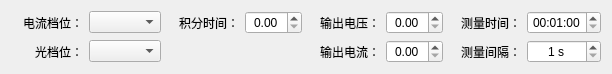
<?xml version="1.0" encoding="UTF-8"?>
<ui version="4.0">
 <class>HTrendTestSetWidget</class>
 <widget class="QWidget" name="HTrendTestSetWidget">
  <property name="geometry">
   <rect>
    <x>0</x>
    <y>0</y>
    <width>609</width>
    <height>64</height>
   </rect>
  </property>
  <property name="windowTitle">
   <string>Form</string>
  </property>
  <layout class="QGridLayout" name="gridLayout">
   <item row="0" column="0">
    <widget class="QLabel" name="label_009">
     <property name="minimumSize">
      <size>
       <width>72</width>
       <height>0</height>
      </size>
     </property>
     <property name="text">
      <string>电流档位：</string>
     </property>
     <property name="alignment">
      <set>Qt::AlignRight|Qt::AlignTrailing|Qt::AlignVCenter</set>
     </property>
     <property name="buddy">
      <cstring>comboBox_1</cstring>
     </property>
    </widget>
   </item>
   <item row="0" column="1">
    <widget class="QComboBox" name="comboBox_1"/>
   </item>
   <item row="0" column="2">
    <widget class="QLabel" name="label_001">
     <property name="minimumSize">
      <size>
       <width>72</width>
       <height>0</height>
      </size>
     </property>
     <property name="text">
      <string>积分时间：</string>
     </property>
     <property name="alignment">
      <set>Qt::AlignRight|Qt::AlignTrailing|Qt::AlignVCenter</set>
     </property>
     <property name="buddy">
      <cstring>doubleSpinBox_1</cstring>
     </property>
    </widget>
   </item>
   <item row="0" column="3">
    <widget class="QDoubleSpinBox" name="doubleSpinBox_1">
     <property name="alignment">
      <set>Qt::AlignCenter</set>
     </property>
    </widget>
   </item>
   <item row="0" column="4">
    <widget class="QLabel" name="label_002">
     <property name="minimumSize">
      <size>
       <width>72</width>
       <height>0</height>
      </size>
     </property>
     <property name="text">
      <string>输出电压：</string>
     </property>
     <property name="alignment">
      <set>Qt::AlignRight|Qt::AlignTrailing|Qt::AlignVCenter</set>
     </property>
     <property name="buddy">
      <cstring>doubleSpinBox_2</cstring>
     </property>
    </widget>
   </item>
   <item row="0" column="5">
    <widget class="QDoubleSpinBox" name="doubleSpinBox_2">
     <property name="alignment">
      <set>Qt::AlignCenter</set>
     </property>
    </widget>
   </item>
   <item row="0" column="6">
    <widget class="QLabel" name="label_007">
     <property name="minimumSize">
      <size>
       <width>72</width>
       <height>0</height>
      </size>
     </property>
     <property name="text">
      <string>测量时间：</string>
     </property>
     <property name="alignment">
      <set>Qt::AlignRight|Qt::AlignTrailing|Qt::AlignVCenter</set>
     </property>
     <property name="buddy">
      <cstring>timeEdit_1</cstring>
     </property>
    </widget>
   </item>
   <item row="0" column="7">
    <widget class="QTimeEdit" name="timeEdit_1">
     <property name="frame">
      <bool>true</bool>
     </property>
     <property name="alignment">
      <set>Qt::AlignCenter</set>
     </property>
     <property name="displayFormat">
      <string>HH:mm:ss</string>
     </property>
     <property name="time">
      <time>
       <hour>0</hour>
       <minute>1</minute>
       <second>0</second>
      </time>
     </property>
    </widget>
   </item>
   <item row="1" column="0">
    <widget class="QLabel" name="label_010">
     <property name="minimumSize">
      <size>
       <width>72</width>
       <height>0</height>
      </size>
     </property>
     <property name="text">
      <string>光档位：</string>
     </property>
     <property name="alignment">
      <set>Qt::AlignRight|Qt::AlignTrailing|Qt::AlignVCenter</set>
     </property>
     <property name="buddy">
      <cstring>comboBox_2</cstring>
     </property>
    </widget>
   </item>
   <item row="1" column="1">
    <widget class="QComboBox" name="comboBox_2"/>
   </item>
   <item row="1" column="4">
    <widget class="QLabel" name="label_004">
     <property name="minimumSize">
      <size>
       <width>72</width>
       <height>0</height>
      </size>
     </property>
     <property name="text">
      <string>输出电流：</string>
     </property>
     <property name="alignment">
      <set>Qt::AlignRight|Qt::AlignTrailing|Qt::AlignVCenter</set>
     </property>
     <property name="buddy">
      <cstring>doubleSpinBox_3</cstring>
     </property>
    </widget>
   </item>
   <item row="1" column="5">
    <widget class="QDoubleSpinBox" name="doubleSpinBox_3">
     <property name="alignment">
      <set>Qt::AlignCenter</set>
     </property>
    </widget>
   </item>
   <item row="1" column="6">
    <widget class="QLabel" name="label_008">
     <property name="minimumSize">
      <size>
       <width>72</width>
       <height>0</height>
      </size>
     </property>
     <property name="text">
      <string>测量间隔：</string>
     </property>
     <property name="alignment">
      <set>Qt::AlignRight|Qt::AlignTrailing|Qt::AlignVCenter</set>
     </property>
     <property name="buddy">
      <cstring>spinBox_1</cstring>
     </property>
    </widget>
   </item>
   <item row="1" column="7">
    <widget class="QSpinBox" name="spinBox_1">
     <property name="alignment">
      <set>Qt::AlignCenter</set>
     </property>
     <property name="suffix">
      <string> s</string>
     </property>
     <property name="minimum">
      <number>1</number>
     </property>
     <property name="maximum">
      <number>1000</number>
     </property>
    </widget>
   </item>
  </layout>
 </widget>
 <tabstops>
  <tabstop>comboBox_1</tabstop>
  <tabstop>comboBox_2</tabstop>
  <tabstop>doubleSpinBox_1</tabstop>
  <tabstop>doubleSpinBox_2</tabstop>
  <tabstop>doubleSpinBox_3</tabstop>
  <tabstop>timeEdit_1</tabstop>
  <tabstop>spinBox_1</tabstop>
 </tabstops>
 <resources/>
 <connections/>
</ui>
